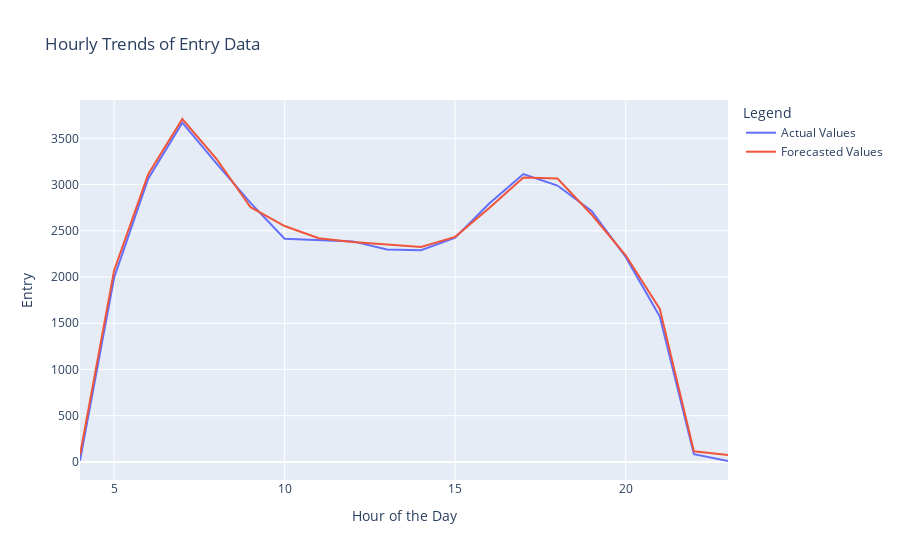

Notebook code for this chart:
### Code cell
import plotly.express as px

# Group the data by hour and calculate the mean for Actual Values and Forecasted Values
hourly_trends = df_features_with_predictions.groupby('hour')[['Actual Values', 'Forecasted Values']].mean().reset_index()

# Display the hourly trends DataFrame
print(hourly_trends)

# Plot the hourly trends using Plotly
fig = px.line(hourly_trends, x='hour', y=['Actual Values', 'Forecasted Values'], title='Hourly Trends of Entry Data')

# Update layout for better visualization
fig.update_layout(
    xaxis_title='Hour of the Day',
    yaxis_title='Entry',
    legend_title='Legend'
)

# Show the plot
fig.show()

### Figure 1 — Plotly figure (JSON) as saved in the notebook; plotly's stock layout.template omitted (floating-point values rounded to 4 significant figures)
{"data": [{"hovertemplate": "variable=Actual Values<br>hour=%{x}<br>value=%{y}<extra></extra>", "legendgroup": "Actual Values", "line": {"color": "#636efa", "dash": "solid"}, "marker": {"symbol": "circle"}, "mode": "lines", "name": "Actual Values", "orientation": "v", "showlegend": true, "type": "scatter", "x": [4, 5, 6, 7, 8, 9, 10, 11, 12, 13, 14, 15, 16, 17, 18, 19, 20, 21, 22, 23], "xaxis": "x", "y": [13.55, 1993.0, 3063.0, 3670.0, 3231.0, 2802.0, 2414.0, 2397.0, 2386.0, 2299.0, 2290.0, 2425.0, 2795.0, 3114.0, 2990.0, 2715.0, 2218.0, 1572.0, 84.22, 9.769], "yaxis": "y"}, {"hovertemplate": "variable=Forecasted Values<br>hour=%{x}<br>value=%{y}<extra></extra>", "legendgroup": "Forecasted Values", "line": {"color": "#EF553B", "dash": "solid"}, "marker": {"symbol": "circle"}, "mode": "lines", "name": "Forecasted Values", "orientation": "v", "showlegend": true, "type": "scatter", "x": [4, 5, 6, 7, 8, 9, 10, 11, 12, 13, 14, 15, 16, 17, 18, 19, 20, 21, 22, 23], "xaxis": "x", "y": [77.68, 2071.0, 3112.0, 3710.0, 3280.0, 2755.0, 2552.0, 2420.0, 2380.0, 2350.0, 2326.0, 2435.0, 2747.0, 3077.0, 3066.0, 2677.0, 2236.0, 1656.0, 115.1, 75.63], "yaxis": "y"}], "layout": {"legend": {"title": {"text": "Legend"}, "tracegroupgap": 0}, "title": {"text": "Hourly Trends of Entry Data"}, "xaxis": {"anchor": "y", "domain": [0, 1], "title": {"text": "Hour of the Day"}}, "yaxis": {"anchor": "x", "domain": [0, 1], "title": {"text": "Entry"}}}}
